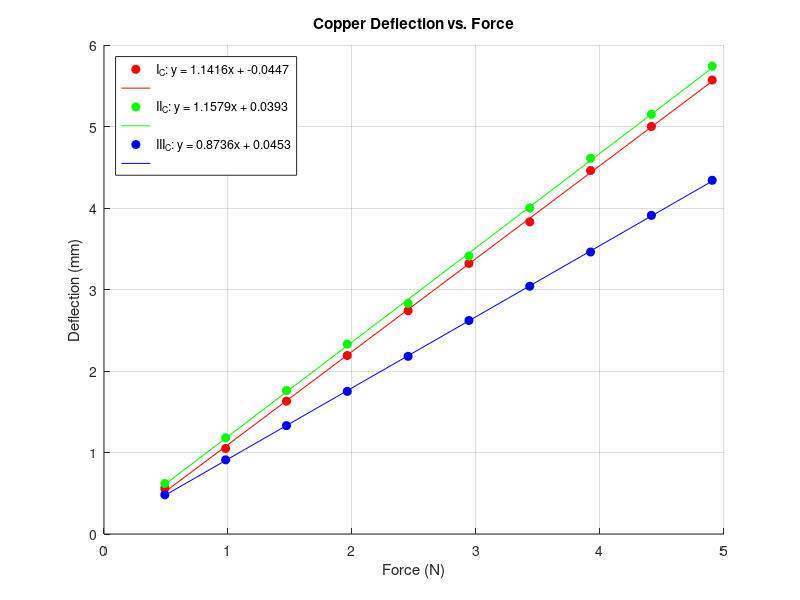
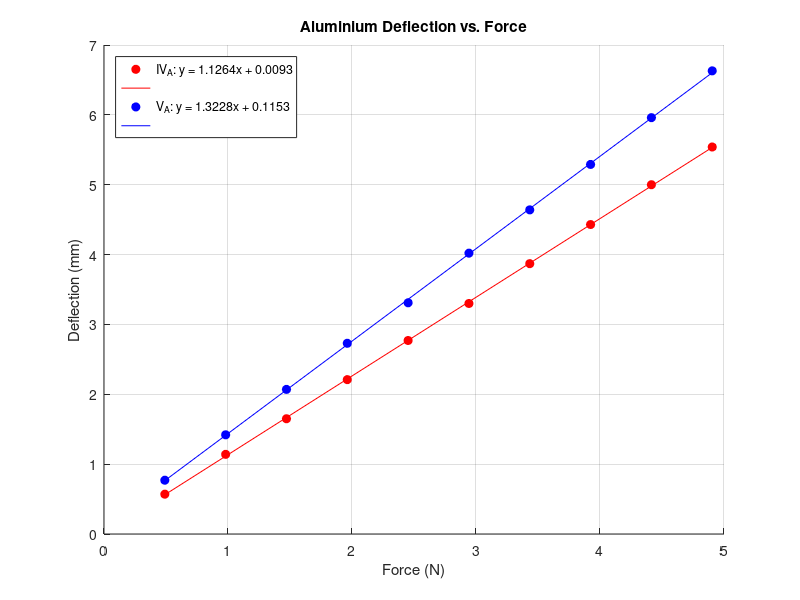
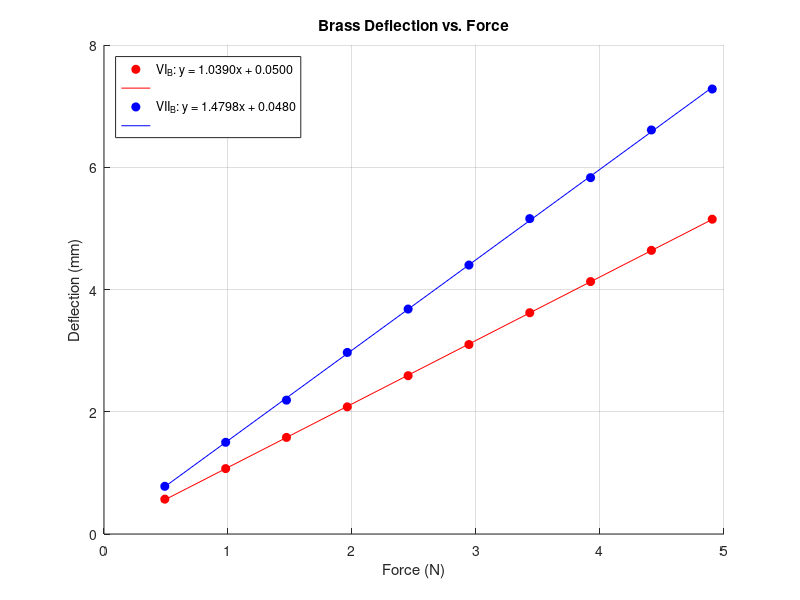

Write the MATLAB code that produced these figures, in order. (Note: this script raises an error after producing the figures.)
m_g = [50; 100; 150; 200; 250; 300; 350; 400; 450; 500];

copper_1_mm = [0.56; 1.05; 1.63; 2.19; 2.74; 3.32; 3.83; 4.46; 5.00; 5.57];
copper_2_mm = [0.62; 1.18; 1.76; 2.33; 2.83; 3.41; 4.00; 4.61; 5.15; 5.74];
copper_3_mm = [0.48; 0.91; 1.33; 1.75; 2.18; 2.62; 3.04; 3.46; 3.91; 4.34];

aluminium_1_mm = [0.57; 1.14; 1.65; 2.21; 2.77; 3.30; 3.87; 4.43; 5.00; 5.54];
aluminium_2_mm = [0.77; 1.42; 2.07; 2.73; 3.31; 4.02; 4.64; 5.29; 5.96; 6.63];

brass_1_mm = [0.57; 1.07; 1.58; 2.08; 2.59; 3.10; 3.62; 4.13; 4.64; 5.15];
brass_2_mm = [0.78; 1.50; 2.19; 2.97; 3.68; 4.40; 5.16; 5.83; 6.61; 7.28];

g = 9.81;
m_kg = m_g / 1000;
F_g = m_kg * g;

p_c1 = polyfit(F_g, copper_1_mm, 1);
a_c1 = p_c1(1);
y_c1_fit = polyval(p_c1, F_g);
str_c1 = sprintf('I_C: y = %.4fx + %.4f', a_c1, p_c1(2));

p_c2 = polyfit(F_g, copper_2_mm, 1);
a_c2 = p_c2(1);
y_c2_fit = polyval(p_c2, F_g);
str_c2 = sprintf('II_C: y = %.4fx + %.4f', a_c2, p_c2(2));

p_c3 = polyfit(F_g, copper_3_mm, 1);
a_c3 = p_c3(1);
y_c3_fit = polyval(p_c3, F_g);
str_c3 = sprintf('III_C: y = %.4fx + %.4f', a_c3, p_c3(2));

figure;
hold on;
plot(F_g, copper_1_mm, 'ro', 'MarkerFaceColor', 'r');
plot(F_g, y_c1_fit, 'r-');

plot(F_g, copper_2_mm, 'go', 'MarkerFaceColor', 'g');
plot(F_g, y_c2_fit, 'g-');

plot(F_g, copper_3_mm, 'bo', 'MarkerFaceColor', 'b');
plot(F_g, y_c3_fit, 'b-');

title('Copper Deflection vs. Force');
xlabel('Force (N)');
ylabel('Deflection (mm)');
legend(str_c1, '', str_c2, '', str_c3, '', 'Location', 'northwest');
grid on;
hold off;
saveas(gcf, 'excersice_105_copper.png');

p_a1 = polyfit(F_g, aluminium_1_mm, 1);
a_a1 = p_a1(1);
y_a1_fit = polyval(p_a1, F_g);
str_a1 = sprintf('IV_A: y = %.4fx + %.4f', a_a1, p_a1(2));

p_a2 = polyfit(F_g, aluminium_2_mm, 1);
a_a2 = p_a2(1);
y_a2_fit = polyval(p_a2, F_g);
str_a2 = sprintf('V_A: y = %.4fx + %.4f', a_a2, p_a2(2));

figure;
hold on;
plot(F_g, aluminium_1_mm, 'ro', 'MarkerFaceColor', 'r');
plot(F_g, y_a1_fit, 'r-');

plot(F_g, aluminium_2_mm, 'bo', 'MarkerFaceColor', 'b');
plot(F_g, y_a2_fit, 'b-');

title('Aluminium Deflection vs. Force');
xlabel('Force (N)');
ylabel('Deflection (mm)');
legend(str_a1, '', str_a2, '', 'Location', 'northwest');
grid on;
hold off;
saveas(gcf, 'excersice_105_aluminium.png');

p_b1 = polyfit(F_g, brass_1_mm, 1);
a_b1 = p_b1(1);
y_b1_fit = polyval(p_b1, F_g);
str_b1 = sprintf('VI_B: y = %.4fx + %.4f', a_b1, p_b1(2));

p_b2 = polyfit(F_g, brass_2_mm, 1);
a_b2 = p_b2(1);
y_b2_fit = polyval(p_b2, F_g);
str_b2 = sprintf('VII_B: y = %.4fx + %.4f', a_b2, p_b2(2));

figure;
hold on;
plot(F_g, brass_1_mm, 'ro', 'MarkerFaceColor', 'r');
plot(F_g, y_b1_fit, 'r-');

plot(F_g, brass_2_mm, 'bo', 'MarkerFaceColor', 'b');
plot(F_g, y_b2_fit, 'b-');

title('Brass Deflection vs. Force');
xlabel('Force (N)');
ylabel('Deflection (mm)');
legend(str_b1, '', str_b2, '', 'Location', 'northwest');
grid on;
hold off;
saveas(gcf, 'excersice_105_brass.png');

disp('Slope Coefficients (a_reg):');
fprintf('a_c1 (I_C):   %.4f\n', a_c1);
fprintf('a_c2 (II_C):  %.4f\n', a_c2);
fprintf('a_c3 (III_C): %.4f\n', a_c3);
fprintf('a_a1 (IV_A):  %.4f\n', a_a1);
fprintf('a_a2 (V_A):   %.4f\n', a_a2);
fprintf('a_b1 (VI_B): %.4f\n', a_b1);
fprintf('a_b2 (VII_B): %.4f\n', a_b2);

disp('----------------------------------');
disp('Calculating Young''s Modulus (E):');

l = 0.602;

b_width = [
    0.015;  % I_C
    0.015;  % II_C
    0.020;  % III_C
    0.010;  % IV_A
    0.021;  % V_A
    0.020;  % VI_B
    0.015   % VII_B
];

h_thick = [
    0.0003; % I_C
    0.0003; % II_C
    0.0003; % III_C
    0.0004; % IV_A
    0.0003; % V_A
    0.0003; % VI_B
    0.0003  % VII_B
];

a_reg_vec = [a_c1; a_c2; a_c3; a_a1; a_a2; a_b1; a_b2];

a_reg_m_N = a_reg_vec / 1000;

l_cubed = l^3;
h_cubed = h_thick.^3;

denominator = 4 .* a_reg_m_N .* b_width .* h_cubed;
E_Pa = l_cubed ./ denominator;

E_GPa = E_Pa / 1e9;

E_Copper_avg = mean(E_GPa(1:3));
E_Aluminium_avg = mean(E_GPa(4:5));
E_Brass_avg = mean(E_GPa(6:7));

% Create summary table
Bar = {'I_C'; 'II_C'; 'III_C'; 'IV_A'; 'V_A'; 'VI_B'; 'VII_B'};
E_GPa_Values = round(E_GPa, 2);
Average_E_GPa = [E_Copper_avg; E_Copper_avg; E_Copper_avg; E_Aluminium_avg; E_Aluminium_avg; E_Brass_avg; E_Brass_avg];
Average_E_GPa = round(Average_E_GPa, 2);

results_table = table(Bar, E_GPa_Values, Average_E_GPa);
results_table.Properties.VariableNames = {'Bar', 'E_GPa', 'Average_E_GPa'};

disp('Calculated Young''s Modulus (E):');
disp(results_table);

